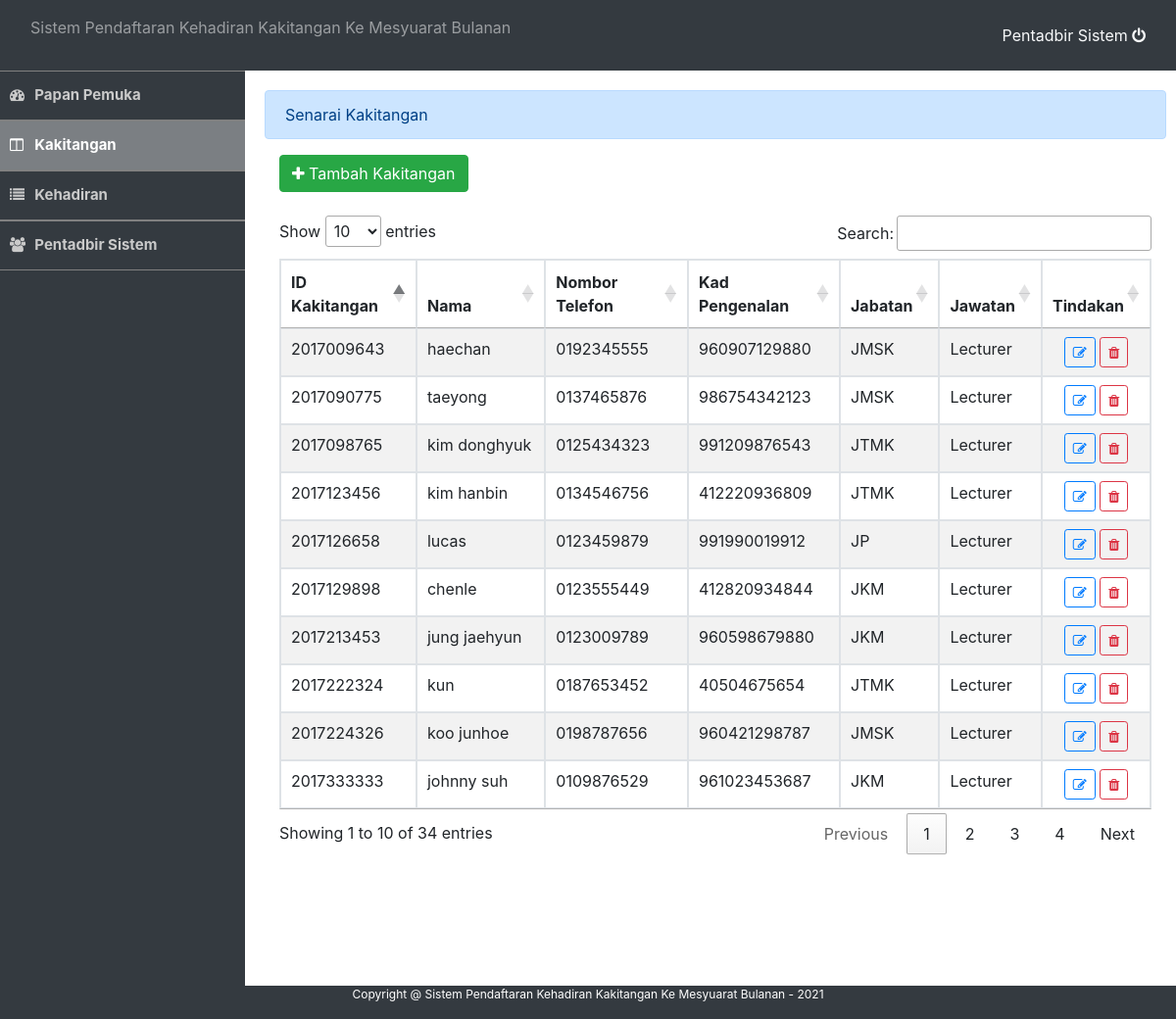
Screenshot of /admin/employee.php (signed in) with the database file from the repository.
### tables this page shows
CREATE TABLE IF NOT EXISTS `kakitangan` (
`id` int(11) NOT NULL,
  `id_kakitangan` varchar(100) NOT NULL,
  `nama` varchar(50) NOT NULL,
  `kata_laluan` varchar(50) NOT NULL,
  `no_tel` varchar(100) NOT NULL,
  `kad_pengenalan` bigint(100) NOT NULL,
  `jabatan` varchar(100) NOT NULL,
  `jawatan` varchar(100) NOT NULL
);

### admin/employee.php (the view, shortened to what this page needs)
<!DOCTYPE html>
<?php
	require_once 'auth.php';
	include 'footer.php';
?>
<html lang="eng">
	<head>
		<?php include('header.php') ?>
	</head>
	<body>
		<?php include('nav_bar.php') ?>
		<div class="container-fluid admin" >
			<div class="alert alert-primary">Senarai Kakitangan</div>
			<div class="well col-lg-12">
				<button class="btn btn-success" type="button" id="new_emp_btn"><span class="fa fa-plus"></span> Tambah Kakitangan </button>
				<br />
				<br />
				<table id="table" class="table table-bordered table-striped">
					<thead>
						<tr>
							<th>ID Kakitangan</th>
							<th>Nama</th>
							<th>Nombor Telefon</th>
							<th>Kad Pengenalan</th>
							<th>Jabatan</th>
							<th>Jawatan</th>
							<th>Tindakan</th>
						</tr>
					</thead>
					<tbody>
						<?php
							$employee_qry=$conn->query("SELECT * FROM `kakitangan`") or die(mysqli_error($conn));
							while($row=$employee_qry->fetch_array()){
						?>
						<tr>
							<td><?php echo $row['id_kakitangan']?></td>
							<td><?php echo $row['nama']?></td>
							<td><?php echo $row['no_tel']?></td>
							<td><?php echo $row['kad_pengenalan']?></td>
							<td><?php echo $row['jabatan']?></td>
							<td><?php echo $row['jawatan']?></td>
							<td>
								<center>
								 <button class="btn btn-sm btn-outline-primary edit_employee" data-id="<?php echo $row['id']?>" type="button"><i class="fa fa-edit"></i></button>
								<button class="btn btn-sm btn-outline-danger remove_employee" data-id="<?php echo $row['id']?>" type="button"><i class="fa fa-trash"></i></button>
								</center>
							</td>
						</tr>
						<?php
							}
						?>
					</tbody>
				</table>
			</div>
			<br />
			<br />
			<br />
		</div>
	</body>
</html>

### assets/css/style.css (style rules this page uses)
body { height:100%; }
.container-fluid.admin { padding: 20px; width: 80%; max-width: inherit; margin-left: 250px }

### rows the page displays
kakitangan: id_kakitangan "2017123456", nama "kim hanbin", no_tel "0134546756", kad_pengenalan "412220936809", jabatan "JTMK", jawatan "Lecturer"
kakitangan: id_kakitangan "2017224326", nama "koo junhoe", no_tel "0198787656", kad_pengenalan "960421298787", jabatan "JMSK", jawatan "Lecturer"
kakitangan: id_kakitangan "2017098765", nama "kim donghyuk", no_tel "0125434323", kad_pengenalan "991209876543", jabatan "JTMK", jawatan "Lecturer"
kakitangan: id_kakitangan "2017213453", nama "jung jaehyun", no_tel "0123009789", kad_pengenalan "960598679880", jabatan "JKM", jawatan "Lecturer"
kakitangan: id_kakitangan "2017126658", nama "lucas", no_tel "0123459879", kad_pengenalan "991990019912", jabatan "JP", jawatan "Lecturer"
kakitangan: id_kakitangan "2017090775", nama "taeyong", no_tel "0137465876", kad_pengenalan "986754342123", jabatan "JMSK", jawatan "Lecturer"
kakitangan: id_kakitangan "2017009643", nama "haechan", no_tel "0192345555", kad_pengenalan "960907129880", jabatan "JMSK", jawatan "Lecturer"
kakitangan: id_kakitangan "2017333333", nama "johnny suh", no_tel "0109876529", kad_pengenalan "961023453687", jabatan "JKM", jawatan "Lecturer"
kakitangan: id_kakitangan "2017129898", nama "chenle", no_tel "0123555449", kad_pengenalan "412820934844", jabatan "JKM", jawatan "Lecturer"
kakitangan: id_kakitangan "2017222324", nama "kun", no_tel "0187653452", kad_pengenalan "40504675654", jabatan "JTMK", jawatan "Lecturer"
